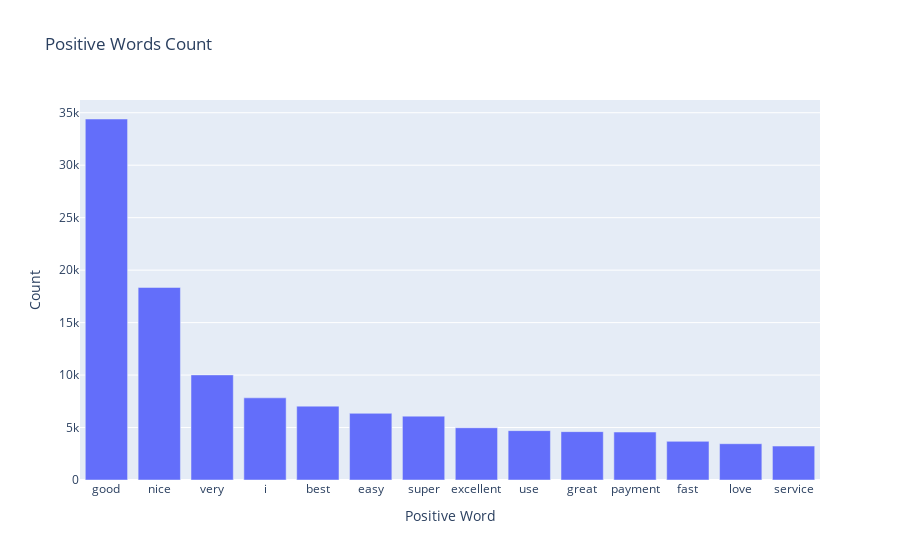

The cell this chart's notebook holds for it:
### Code cell
'''plt.figure(figsize=(14,8))
plt.bar(P,CNT,color='green')
plt.title('Most Positive words')
plt.xlabel('Positive word')
plt.ylabel('Frequency')
plt.show()'''
import plotly.express as dx
dx.bar(x=P, y=CNT,labels={
    "x":"Positive Word",
    "y":"Count"},
    title="Positive Words Count")

### Figure 1 — Plotly figure (JSON) as saved in the notebook; plotly's stock layout.template omitted (floating-point values rounded to 4 significant figures)
{"data": [{"alignmentgroup": "True", "hovertemplate": "Positive Word=%{x}<br>Count=%{y}<extra></extra>", "legendgroup": "", "marker": {"color": "#636efa", "pattern": {"shape": ""}}, "name": "", "offsetgroup": "", "orientation": "v", "showlegend": false, "textposition": "auto", "type": "bar", "x": ["good", "nice", "very", "i", "best", "easy", "super", "excellent", "use", "great", "payment", "fast", "love", "service"], "xaxis": "x", "y": [34402, 18350, 10016, 7830, 7039, 6352, 6086, 4979, 4705, 4609, 4571, 3681, 3458, 3233], "yaxis": "y"}], "layout": {"barmode": "relative", "legend": {"tracegroupgap": 0}, "title": {"text": "Positive Words Count"}, "xaxis": {"anchor": "y", "domain": [0, 1], "title": {"text": "Positive Word"}}, "yaxis": {"anchor": "x", "domain": [0, 1], "title": {"text": "Count"}}}}
